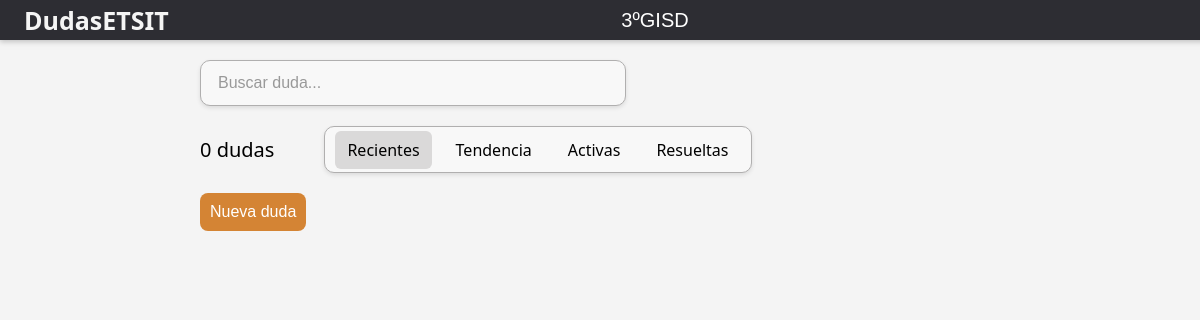
/3ºGISD/home, run on an earlier commit of the app's database.
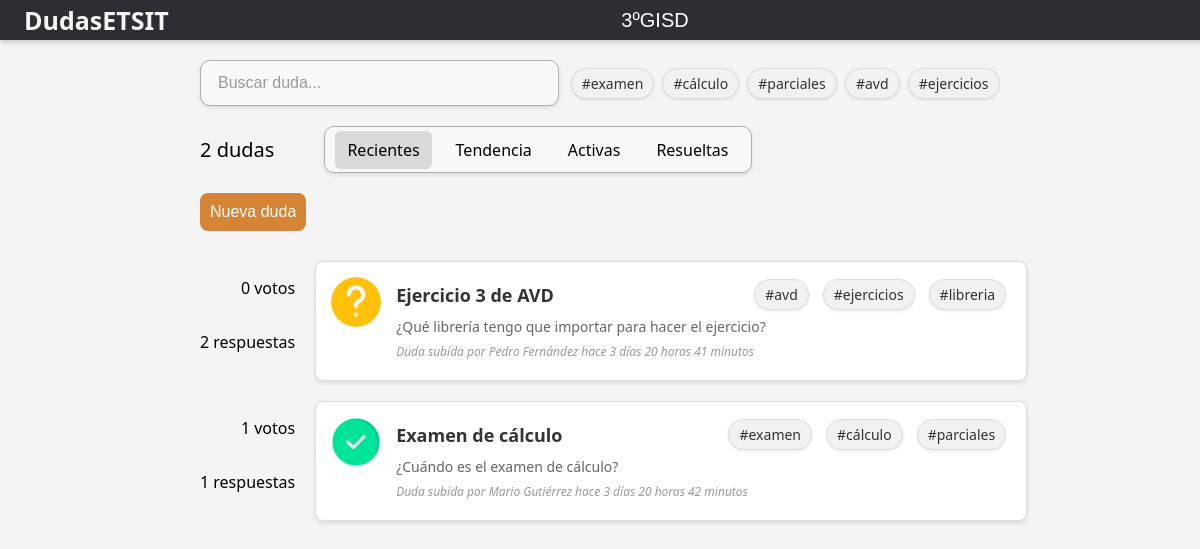
And on a later commit of the database.
### app.py (models this page shows, shortened)
class Tag(db.Model):
    __tablename__ = 'tag'
    id = db.Column(db.Integer, primary_key=True)
    name = db.Column(db.String(100), unique=True, nullable=False)
    issues = db.relationship('Issue', secondary='issue_tags', backref=db.backref('tags', lazy=True))

class Issue(db.Model):
    __tablename__ = 'issue'
    id = db.Column(db.Integer, primary_key=True)
    title = db.Column(db.String(150), nullable=False)
    description = db.Column(db.String(500))
    created_at = db.Column(db.DateTime, default=datetime.now())
    modified_at = db.Column(db.DateTime, default=datetime.now())
    resolved = db.Column(db.Boolean, default=False)
    user_id = db.Column(db.Integer, db.ForeignKey('user.id'), nullable=False)
    group_id = db.Column(db.Integer, db.ForeignKey('group.id'), nullable=False)
    votes = db.Column(db.Integer, default=0)
    voters = db.relationship('User', secondary='issue_votes', backref=db.backref('voted_issues', lazy=True))
    @property
    def time_since_created(self):
        now = datetime.now()
        delta = relativedelta(now, self.created_at)
        time_str = ""
        if delta.years > 0:
            time_str += f"{delta.years} año{'s' if delta.years > 1 else ''} "
        if delta.months > 0:
            time_str += f"{delta.months} mes{'es' if delta.months > 1 else ''} "
        if delta.days > 0:
            time_str += f"{delta.days} día{'s' if delta.days > 1 else ''} "
        if delta.hours > 0:
            time_str += f"{delta.hours} hora{'s' if delta.hours > 1 else ''} "
        if delta.minutes > 0:
            time_str += f"{delta.minutes} minuto{'s' if delta.minutes > 1 else ''} "
        if delta.seconds > 0 and time_str == "":
            time_str += f"{delta.seconds} segundo{'s' if delta.seconds > 1 else ''}"
        if time_str == "":
            return "muy poco"
        return f"{time_str.strip()}"

class User(UserMixin, db.Model):
    __tablename__ = 'user'
    id = db.Column(db.Integer, primary_key=True)
    username = db.Column(db.String(150), unique=True, nullable=False)
    password = db.Column(db.LargeBinary, nullable=False)
    email = db.Column(db.String(150), unique=True, nullable=False)
    messages = db.relationship('Message', backref=db.backref('user', lazy=True))
    group_id = db.Column(db.Integer, db.ForeignKey('group.id'), nullable=False)
    issues = db.relationship('Issue', backref=db.backref('user', lazy=True))

### app.py (the view)
@app.route('/<group>/home', methods=['GET'])
def home_get(group):
    query = request.args.get('q', '').strip()
    sort_field = request.args.get('sort_field', 'recientes')
    group_id = Group.query.filter_by(name=group).first().id
    groups = Group.query.with_entities(Group.name).all()
    base_query = Issue.query.filter(
        Issue.group_id == group_id,
        or_(
            Issue.title.ilike(f"%{query}%"),
            Issue.description.ilike(f"%{query}%"),
            Issue.tags.any(Tag.name.ilike(f"%{query}%"))
        )
    )
    if sort_field == 'recientes':
        issues = base_query.order_by(Issue.created_at.desc()).all()
    elif sort_field == 'tendencia':
        issues = base_query.order_by(Issue.votes.desc(), Issue.created_at.desc()).all()
    elif sort_field == 'activas':
        latest_message = aliased(Message)
        issues = base_query.join(latest_message, latest_message.issue_id == Issue.id).order_by(desc(latest_message.created_at)).filter(Issue.resolved == False).all()
    elif sort_field == 'resueltas':
        issues = base_query.filter(Issue.resolved == True).order_by(Issue.created_at.desc()).all()
    else:
        issues = base_query.all()
    num_messages = {}
    tags = {}
    issues_unfiltered = db.session.query(Issue).all()
    for issue in issues_unfiltered:
        messages = Message.query.filter_by(issue_id=issue.id).all()
        num_messages[issue.id] = len(messages)
        for tag in issue.tags:
            tags[tag] = tags.get(tag, 0) + 1
    tags = dict(sorted(tags.items(), key=lambda item: item[1], reverse=True))
    return render_template('home.html', sort_field=sort_field, groups=groups, group=group, issues=issues, num_messages=num_messages, tags=tags, query=query)

### templates/home.html (shortened to what this page needs)
<!DOCTYPE html>
<html>
<head>
</head>
<body>
    <div class="top-bar">
        <h3 onclick="window.location.href='{{ url_for('home_get', group=group) }}'" class="title">DudasETSIT</h3>
        <select onchange="window.location.href='/' + this.value + '/home'">
            <optgroup label="GISD">
            {% for group_option in groups %}
                {% if 'GISD' in group_option[0] %}
                    <option value="{{ group_option[0] }}" {% if group_option[0] == group %}selected{% endif %}>
                        {{ group_option[0] }}
                    </option>
                {% endif %}
            {% endfor %}
            </optgroup>
        </select>
    </div>
    <div class="search-area">
        <div class="search-bar">
            <input type="text" placeholder="Buscar duda..." id="search-input">
        </div>
        <div class="tags">
            {% for tag in tags %}
            <span class="tag">#{{ tag.name }}</span>
            {% endfor %}
        </div>
    </div>
    <div class="filters">
        <p class="issues-number">{{ issues|length }} dudas</p>
        <div class="filters-container">
            <p class="{{ 'active' if sort_field == 'recientes' else '' }}" onclick="window.location.href='{{ url_for('home_get', group=group, sort_field='recientes', q=query) }}'">Recientes</p>
            <p class="{{ 'active' if sort_field == 'tendencia' else '' }}" onclick="window.location.href='{{ url_for('home_get', group=group, sort_field='tendencia', q=query) }}'">Tendencia</p>
            <p class="{{ 'active' if sort_field == 'activas' else '' }}"onclick="window.location.href='{{ url_for('home_get', group=group, sort_field='activas', q=query) }}'">Activas</p>
            <p class="{{ 'active' if sort_field == 'resueltas' else '' }}" onclick="window.location.href='{{ url_for('home_get', group=group, sort_field='resueltas', q=query) }}'">Resueltas</p>
        </div>
    </div>
    {% if current_user.is_authenticated %}
        <div class="new-issue">
            <button onclick="unleashForm()">Nueva duda</button>
        </div>
    {% else %}
        <div class="new-issue">
            <button onclick="window.location.href='{{ url_for('login') }}'">Nueva duda</button>
        </div>
    {% endif %}
    <div class="issues-container">
        {% for issue in issues %}
            <div class="issue-container">
                <div id="rating">
                    <p id="votes-{{ issue.id }}">{{ issue.votes }} votos</p>
                    <p>{{ num_messages[issue.id] }} respuestas</p>
                </div>
                <div class="issue-item">
                    <img
                        src="{% if issue.resolved %}../static/resolved_true.png{% else %}../static/resolved_false.png{% endif %}"
                        alt="{% if issue.resolved %}Duda resuelta{% else %}Duda no resuelta{% endif %}"
                        class="issue-image">
                    <div class="issue-content">
                        <div class="issue-header">
                            <h3 onclick="joinRoom(this)" data-room="{{ issue.id }}">{{ issue.title }}</h3>
                            <div class="tags-container">
                                {% for tag in issue.tags %}
                                    <span class="tag">#{{ tag.name }}</span>
                                {% endfor %}
                            </div>
                        </div>
                        <p> {{ issue.description|safe }} </p>
                        <p><i>Duda subida por {{ issue.user.username }} hace {{ issue.time_since_created }}</i></p>
                    </div>
                </div>
            </div>
        {% endfor %}
    </div>
</body>
</html>

### templates/home.html (style rules this page uses)
body { font-family: 'Segoe UI', Tahoma, Geneva, Verdana, sans-serif; background-color: #f4f4f4; margin: 0; padding: 0; }
.top-bar { display: flex; justify-content: space-between; align-items: center; background-color: #2d2d33; color: #f5f5f5; position: fixed; top: 0; width: 100%; height: 40px; z-index: 8; left: 0; padding: 0 2%; box-shadow: 0 2px 5px rgba(0, 0, 0, 0.2); }
.title { font-size: 25px; font-weight: bold; cursor: pointer; }
select { padding: 10px; font-size: 20px; background-color: transparent; color: white; border: none; outline: none; appearance: none; cursor: pointer; transition: background-color 0.3s ease, border 0.3s ease; }
optgroup { font-weight: bold; font-size: 16px; color: #333; }
option { font-size: 16px; padding: 10px; background-color: #fff; color: #333; border: none; cursor: pointer; transition: background-color 0.3s ease; }
select option:checked { background-color: #d48434; color: #fff; }
.search-area { display: flex; align-items: center; justify-content: flex-start; gap: 10px; margin-top: 60px; max-width: 800px; margin-left: auto; margin-right: auto; }
.search-bar { display: flex; align-items: center; width: 400px; border: 1px solid #b0afaf; border-radius: 10px; padding: 8px 12px; background-color: #f8f8f8; box-shadow: 0 2px 4px rgba(0, 0, 0, 0.1); transition: box-shadow 0.2s ease-in-out; }
.search-bar input { flex: 1; border: none; outline: none; background: transparent; font-size: 16px; padding: 5px; }
.search-bar input::placeholder { color: #999; }
.tags { overflow: hidden; white-space: nowrap; }
.tags .tag { text-overflow: ellipsis; }
.filters { margin-top: 10px; display: flex; gap: 50px; align-items: center; }
.issues-number { font-size: 20px; }
.filters-container { display: flex; gap: 12px; border: 1px solid #b0afaf; border-radius: 10px; height: 45px; padding: 0 10px; align-items: center; background-color: #f8f8f8; box-shadow: 0 2px 4px rgba(0, 0, 0, 0.1); transition: box-shadow 0.2s ease-in-out; }
.filters-container p { padding: 8px 12px; border-radius: 6px; transition: background-color 0.3s ease; }
.filters-container p.active { background-color: #dad9d9; }
.new-issue { margin-top: 10px; max-width: auto; margin-left: auto; margin-right: auto; }
.new-issue button { padding: 10px; background-color: #d48434; color: white; border: none; border-radius: 8px; font-size: 16px; cursor: pointer; transition: background 0.3s, transform 0.2s; }
.tag { display: inline-flex; align-items: center; background-color: #f1f1f1; padding: 5px 10px; margin: 2px; border-radius: 15px; font-size: 14px; box-shadow: 0 1px 3px rgba(0,0,0,0.1); }
.issues-container { display: flex; flex-direction: column; gap: 20px; padding: 20px; max-width: 800px; margin: 10px auto; }
.issue-container { display: flex; gap: 20px; }
#rating { display: flex; flex-direction: column; height: 80px; align-items: flex-end; width: 15%; white-space: nowrap; }
.issue-item { display: flex; align-items: flex-start; gap: 15px; border: 1px solid #ddd; padding: 15px; border-radius: 8px; background-color: white; box-shadow: 0 2px 5px rgba(0, 0, 0, 0.1); transition: transform 0.2s, box-shadow 0.2s; min-width: 85%; max-width: 85%; }
.issue-image { width: 50px; height: 50px; object-fit: cover; border-radius: 50%; }
.issue-content { flex: 1; max-width: 90%; word-wrap: break-word; overflow-wrap: break-word; }
.issue-header { display: flex; justify-content: space-between; align-items: center; gap: 20px; }
.tags-container { display: flex; gap: 10px; flex-wrap: wrap; }
.tag { background-color: #f1f1f1; padding: 5px 10px; border-radius: 20px; font-size: 14px; color: #333; border: 1px solid #ddd; }
.issue-content h3 { margin: 0; font-size: 18px; color: #333; cursor: pointer; transition: color 0.2s; }
.issue-content p { margin: 5px 0; color: #666; font-size: 14px; display: -webkit-box; -webkit-line-clamp: 2; -webkit-box-orient: vertical; overflow: hidden; text-overflow: ellipsis; }
.issue-content i { font-size: 12px; color: #999; }

What changed in the data, as far as the page shows it:
now on this page (row unchanged): Tag: name "examen"
added Tag: name "cálculo"
added Tag: name "parciales"
now on this page (row unchanged): Tag: name "avd"
added Tag: name "ejercicios"
added Issue: votes "0", id "2", title "Ejercicio 3 de AVD", description "¿Qué librería tengo que importar para hacer el ejercicio?", user.username "Pedro Fernández", time_since_created "3 días 20 horas 41 minutos"
added Tag: name "libreria", shown under "0"
added Issue: votes "1", id "1", title "Examen de cálculo", description "¿Cuándo es el examen de cálculo?", user.username "Mario Gutiérrez", time_since_created "3 días 20 horas 42 minutos"
Also different on the page:
{{ issues|length }}: "0" → "2"
